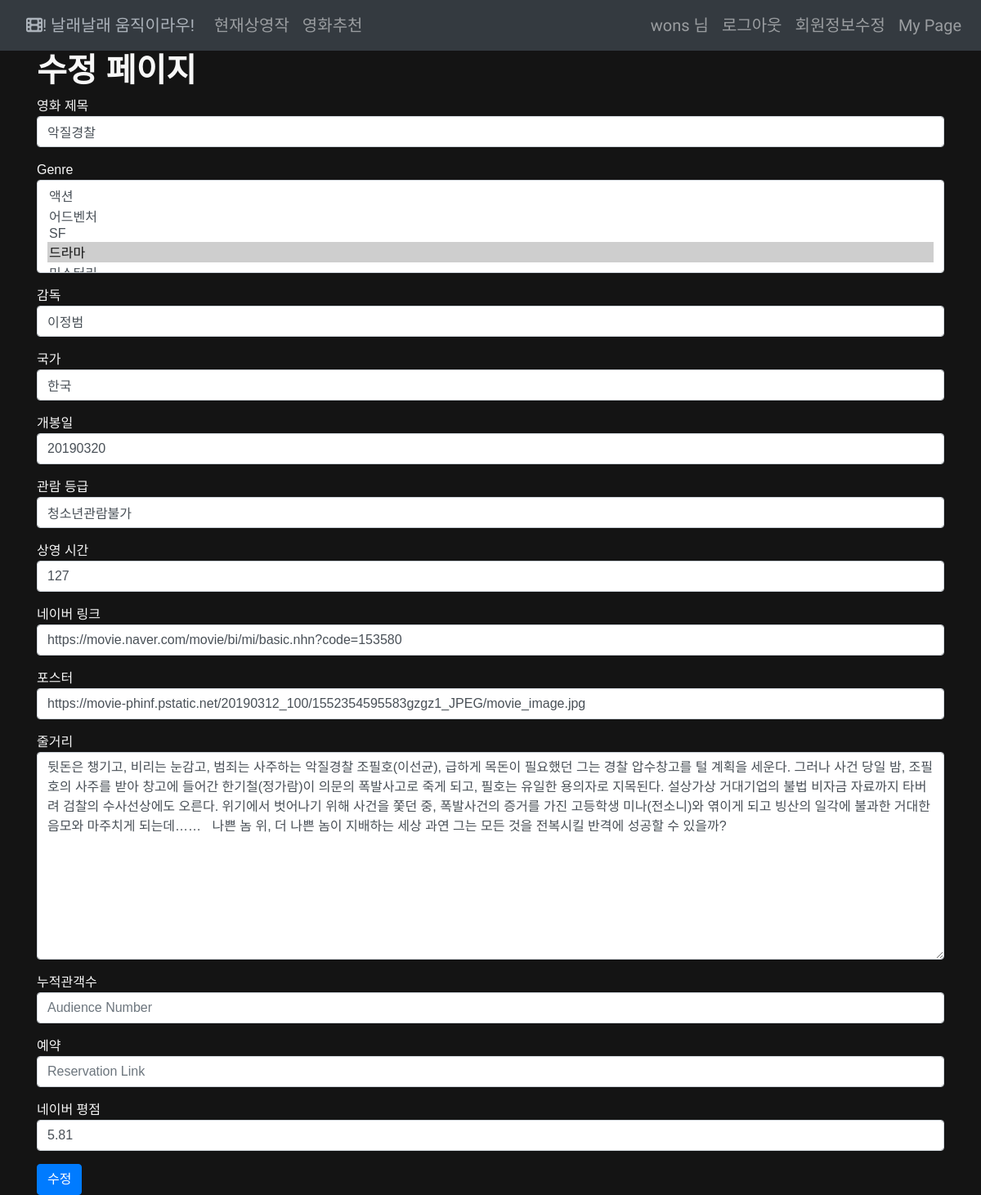
Screenshot of /movies/15/update/ (signed in) with the database file from the repository.
### accounts/models.py (models this page shows)
class User(AbstractUser):
    followers = models.ManyToManyField(settings.AUTH_USER_MODEL, related_name="followings")

### movies/models.py (models this page shows)
class Movie(models.Model):
    title = models.CharField(max_length=150, default='')
    genre = models.ManyToManyField(Genre, related_name = "movies", blank=True)
    director = models.CharField(max_length=200, default='') # 감독
    nation = models.CharField(max_length=200, default='') # 국가
    openDate = models.CharField(max_length=200, default='') # 개봉일
    watchGrade = models.CharField(max_length=200, default='') #
    duration = models.CharField(max_length=200, default='')
    naver_link = models.CharField(max_length=300, default='')
    poster_image = models.CharField(max_length=300, default='')
    summary =models.TextField(default='')
    audience = models.CharField(max_length=200, default='')
    reservation = models.CharField(max_length=300, default='')
    user_Rating = models.FloatField(default=0)

### movies/views.py (the view)
# urls.py: path('update/', views.update, name="update"),
def update(request, movie_id):
    movie = get_object_or_404(Movie, pk=movie_id)
    if not request.user.is_superuser:
        return redirect('movies:list')
    if request.method == "POST":
        form = MovieForm(request.POST, instance=movie)
        if form.is_valid:
            form.save()
            return HttpResponseRedirect(request.META.get('HTTP_REFERER'))
    else:
        form = MovieForm(instance=movie)
        return render(request, 'movies/update.html', {'form':form})

### movies/models.py (called while the page is built)
    def __str__(self):
        return self.name

### movies/templates/movies/update.html (shortened to what this page needs)
{% extends 'base.html' %}
{% load bootstrap4 %}
{% block body %}
  <h1 style="font-weight:bold ; color: #f7f7f7;">수정 페이지</h1>
    <form method="POST" style="color: #f7f7f7;">
      {% bootstrap_form form %}
      <button class='btn btn-primary' type="submit">수정</button>
    </form>
{% endblock %}

### templates/nav.html (shortened to what this page needs)
<nav class="navbar sticky-top navbar-expand-lg navbar-dark bg-dark">
  <a class="nav-link" href="{% url 'movies:list' %}" style="color:#ACB3BB;"><i class="fas fa-film"></i>! 날래날래 움직이라우!</a>
  <div class="collapse navbar-collapse" id="navbarNav">
    <ul class="navbar-nav">
       <li class="nav-item">
        <a class="nav-link" href="{% url 'movies:current' %}">현재상영작</a>
      </li>
      <li class="nav-item">
        <a class="nav-link" href="{% url 'movies:recommend' %}">영화추천</a>
      </li>
    </ul>
  </div>
  <div class="collapse navbar-collapse" id="navbarNav">
    <ul class="navbar-nav ml-auto">
      {% if not user.is_authenticated %}
        <li class="nav-item">
          <a class="nav-link" href="{% url 'accounts:login' %}">로그인</a>
        </li>
        <li class="nav-item">
          <a class="nav-link" href="{% url 'accounts:signup' %}">회원가입</a>
        </li>
      {% else %}
      <li class="nav-item">
        <a class="nav-link">{{ user.username }} 님</a>
      </li>
      <li class="nav-item">
        <a class="nav-link" href="{% url 'accounts:logout' %}">로그아웃</a>
      </li>
      <li class="nav-item">
        <a class="nav-link" href="{% url 'accounts:update' %}">회원정보수정</a>
      </li>
      <li class="nav-item">
        <a class="nav-link" href="{% url 'accounts:mypage' %}">My Page</a>
      </li>
      {% endif %}
    </ul>
  </div>
</nav>

### templates/base.html (style rules this page uses)
fieldset, label { margin: 0; padding: 0; }
html { height: 100%; }
body { background-color: #141414; font-family: 'Noto Sans KR', sans-serif; }
.nav-link { font-family: 'Do Hyeon', sans-serif; font-size: 20px; }

### rows the page displays
User: username "wons"
Movie: title "악질경찰", director "이정범", nation "한국", openDate "20190320", watchGrade "청소년관람불가", duration "127", naver_link "https://movie.naver.com/movie/bi/mi/basic.nhn?code=153580", poster_image "https://movie-phinf.pstatic.net/20190312_100/1552354595583gzgz1_JPEG/movie_image.jpg", summary "뒷돈은 챙기고, 비리는 눈감고, 범죄는 사주하는 악질경찰 조필호(이선균), 급하게 목돈이 필요했던 그는 경찰 압수창고를 털 계획을 세운다. 그러나 사건 당일 밤, 조필호의 사주를 받아 창고에 들어간 한기철(정가람)이 의문의 폭발사고로 죽게 되고, 필호는 유일한 용의자로 지목된다. 설상가상 거대기업의 불법 비자금 자료까지 타버려 검찰의 수사선상에도 오른다. 위기에서 벗어나기 위해 사건을 쫓던 중, 폭발사건의 증거를 가진 고등학생 미나(전소니)와 엮이게 되고 빙산의 일각에 불과한 거대한 음모와 마주치게 되는데…… 나쁜 놈 위, 더 나쁜 놈이 지배하는 세상 과연 그는 모든 것을 전복시킬 반격에 성공할 수 있을까?", user_Rating "5.81"
